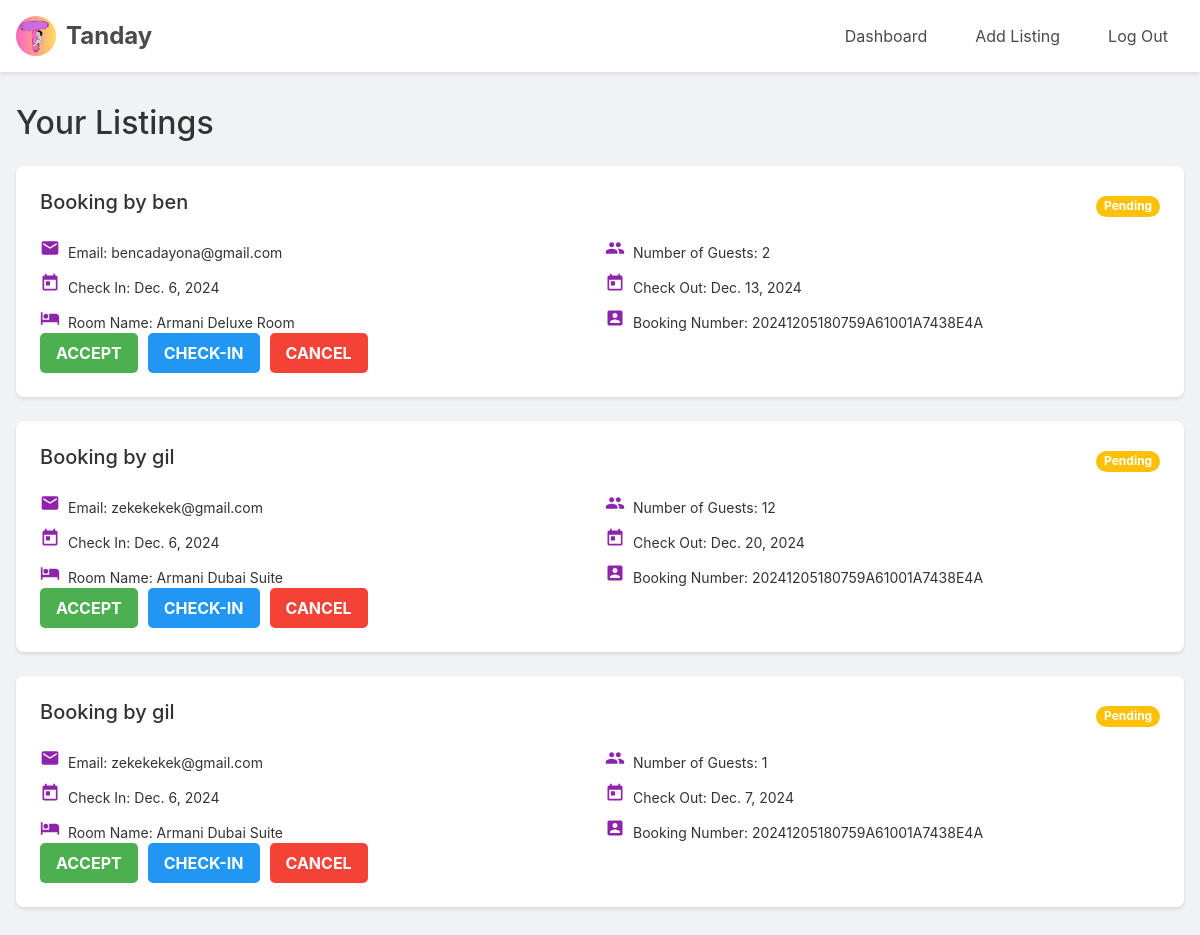
Before: /viewBooks/2/ (signed in) with the older database file.
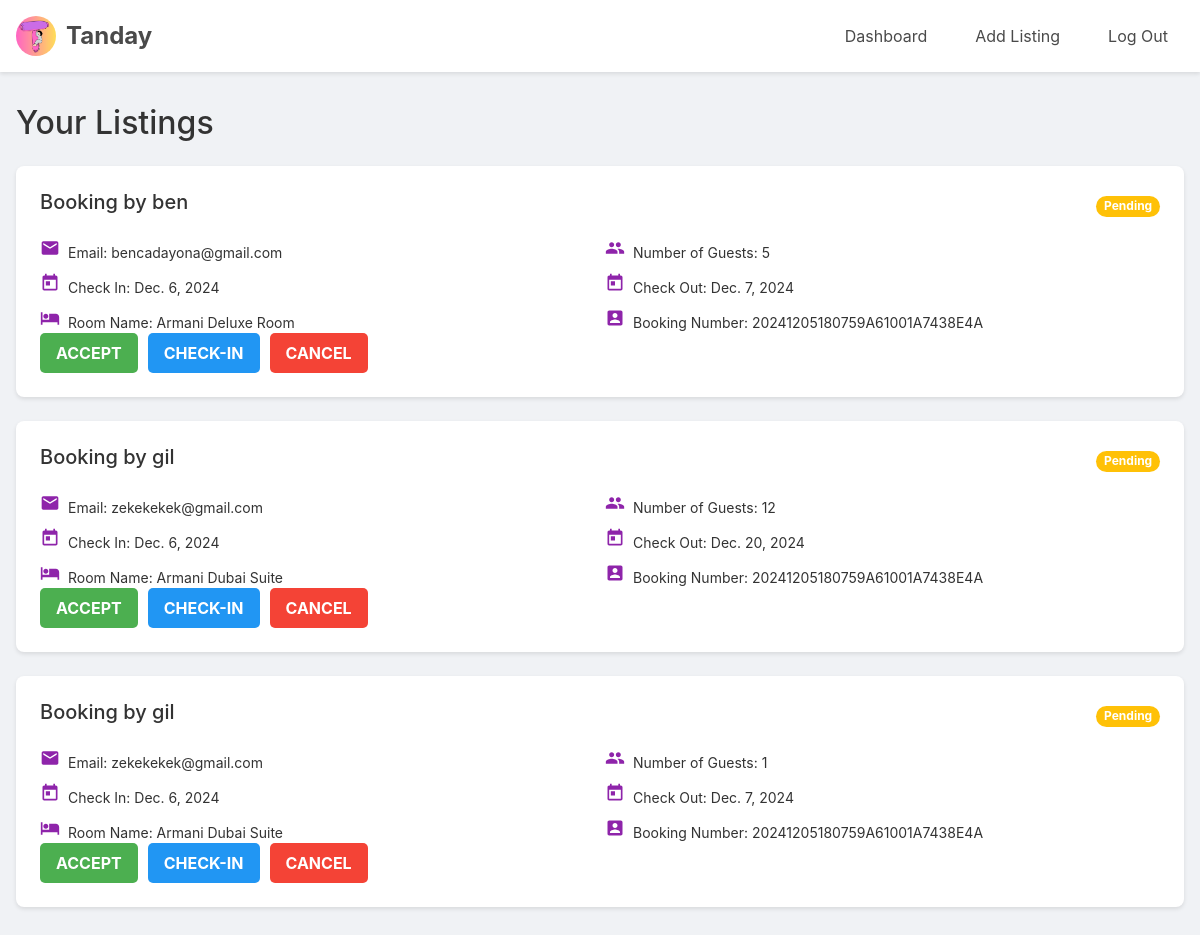
After: the same page with the newer database file.
### api/models.py (models this page shows, shortened)
class Booking(models.Model):
    STATUS_CHOICES = [
        ("Pending", "Pending"),
        ("Canceled", "Canceled"),
        ("Accepted", "Accepted"),
        ("Check-in", "Check-in"),
        ("Check-out", "Check-out"),
    ]
    user = models.ForeignKey(User, on_delete=models.CASCADE, null=True, blank=True)
    name = models.CharField(max_length=100)
    email = models.EmailField()
    check_in = models.DateField(null=True, blank=True)
    check_out = models.DateField(null=True, blank=True)
    guests = models.IntegerField()
    room = models.ForeignKey(Rooms, on_delete=models.CASCADE)
    booking_number = models.CharField(max_length=12, editable=False, default=timezone.now().strftime('%Y%m%d%H%M%S') + uuid.uuid4().hex[:14].upper())
    status = models.CharField(max_length=10, choices=STATUS_CHOICES, default="Pending")
    isReviewed = models.BooleanField(default=False)

class Rooms(models.Model):
    name = models.CharField(max_length=100)
    number_of_beds = models.IntegerField()
    price = models.FloatField()
    listing = models.ForeignKey('Listing', on_delete=models.CASCADE)
    available_room = models.IntegerField(default=1)

### api/views.py (the view)
# urls.py: path('viewBooks/<int:listing_id>/', viewBooks, name='viewBooks'),
@login_required
def viewBooks(request,listing_id):
        bookings = Booking.objects.filter(room__listing__id=listing_id , room__listing__hotel_owner = request.user)
        context = {'bookings':bookings,
                }
        return render(request, 'viewHotelBooks.html',context )

### api/templates/viewHotelBooks.html (shortened to what this page needs)
{% extends 'hotel_base.html' %}
{% load static %}
{% load static %}
{% block content %}
    <main class="container">
        <h1>Your Listings</h1>
        <div class="listings">
            {% for booking in bookings %}
                {% if booking.status != 'Check-out' %}
                <div class="list-info">
                    <div class="booking-header">
                        <h2>Booking by {{booking.name}}</h2>
                        <span class="badge
                            {% if booking.status == 'Pending' %} bg-warning
                            {% elif booking.status == 'Canceled' %} bg-danger
                            {% elif booking.status == 'Accepted' %} bg-success
                            {% elif booking.status == 'Check-in' %} bg-purple
                            {% elif booking.status == 'Check-out' %} bg-black
                            {% else %} bg-black
                            {% endif %}
                            text-white rounded-pill">
                            {{ booking.status }}
                        </span>
                    </div>
                    <div class="info-grid">
                        <span class="info-item email">Email: {{booking.email}}</span>
                        <span class="info-item guests">Number of Guests: {{booking.guests}}</span>
                        <span class="info-item check-in">Check In: {{booking.check_in}}</span>
                        <span class="info-item check-out">Check Out: {{booking.check_out}}</span>
                        <span class="info-item room">Room Name: {{booking.room.name}}</span>
                        <span class="info-item booking-number">Booking Number: {{booking.booking_number}}</span>
                    </div>
                    <form method="POST" action="{% url 'accept' booking.id %}">
                        {% if booking.status != 'Canceled' and booking.status != 'Check-in' %}
                        <div class="button-container">
                            <button type="submit" name="accept_button" class="btn btn-accept">Accept</button>
                            <button type="submit" name="check_in_button" class="btn btn-check-in">Check-in</button>
                            <button type="submit" name="cancel_button" class="btn btn-cancel">Cancel</button>
                        </div>
                        {% endif %}
                    </form>
                </div>
                {% endif %}
            {% empty %}
                <p>No listings available.</p>
            {% endfor %}
        </div>
    </main>
    {% endblock %}

Changed rows visible on the page:
changed Booking "ben": guests "2" → "5"; check_out "Dec. 13, 2024" → "Dec. 7, 2024"
